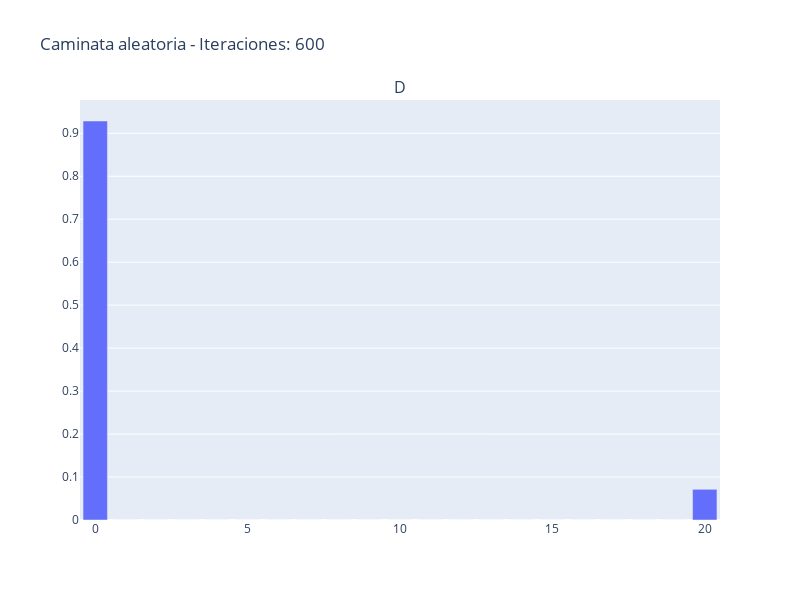

This figure's notebook cell:
### Code cell
iteraciones = 600
for i in range(iteraciones):
    v = A @ v
    vs.append(v)

print(v.round(3))

# Plot animation of distribution of array vs using plotly
import plotly.graph_objects as go
from plotly.subplots import make_subplots
import numpy as np

fig = make_subplots(rows=1, cols=1, subplot_titles=("Distribución"))

fig.add_trace(
    go.Bar(x=np.arange(n + 1), y=v, name="Distribución"),
    row=1, col=1
)
fig.update_layout(height=600, width=800, title_text="Caminata aleatoria - Iteraciones: "+str(iteraciones))
fig.show()

### Figure 1 — Plotly figure (JSON) as saved in the notebook; plotly's stock layout.template omitted (floating-point values rounded to 4 significant figures)
{"data": [{"name": "Distribución", "type": "bar", "x": [0, 1, 2, 3, 4, 5, 6, 7, 8, 9, 10, 11, 12, 13, 14, 15, 16, 17, 18, 19, 20], "xaxis": "x", "y": [0.9286, 2.502e-40, 2.441e-40, 2.42e-40, 1.547e-40, 1.257e-40, 7.1e-41, 5.278e-41, 2.782e-41, 1.95e-41, 9.751e-42, 6.5e-42, 3.091e-42, 1.955e-42, 8.765e-43, 5.171e-43, 2.123e-43, 1.107e-43, 3.72e-44, 1.271e-44, 0.07143], "yaxis": "y"}], "layout": {"annotations": [{"font": {"size": 16}, "showarrow": false, "text": "D", "x": 0.5, "xanchor": "center", "xref": "paper", "y": 1, "yanchor": "bottom", "yref": "paper"}], "height": 600, "title": {"text": "Caminata aleatoria - Iteraciones: 600"}, "width": 800, "xaxis": {"anchor": "y", "domain": [0, 1]}, "yaxis": {"anchor": "x", "domain": [0, 1]}}}
